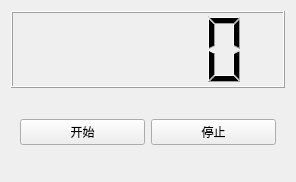
<?xml version="1.0" encoding="UTF-8"?>
<ui version="4.0">
 <class>MyWidget</class>
 <widget class="QWidget" name="MyWidget">
  <property name="geometry">
   <rect>
    <x>0</x>
    <y>0</y>
    <width>296</width>
    <height>182</height>
   </rect>
  </property>
  <property name="windowTitle">
   <string>MyWidget</string>
  </property>
  <layout class="QVBoxLayout" name="verticalLayout">
   <item>
    <widget class="QLCDNumber" name="lcdNumber"/>
   </item>
   <item>
    <widget class="QWidget" name="widget" native="true">
     <layout class="QGridLayout" name="gridLayout">
      <item row="0" column="0">
       <widget class="QPushButton" name="start">
        <property name="text">
         <string>开始</string>
        </property>
       </widget>
      </item>
      <item row="0" column="1">
       <widget class="QPushButton" name="stop">
        <property name="text">
         <string>停止</string>
        </property>
       </widget>
      </item>
     </layout>
    </widget>
   </item>
  </layout>
 </widget>
 <resources/>
 <connections/>
</ui>
